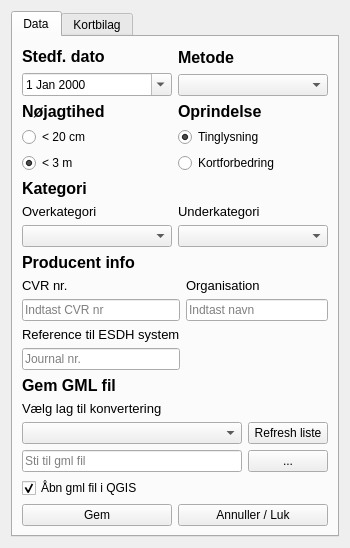
<?xml version="1.0" encoding="UTF-8"?>
<ui version="4.0">
 <class>Tinglysning</class>
 <widget class="QWidget" name="Tinglysning">
  <property name="geometry">
   <rect>
    <x>0</x>
    <y>0</y>
    <width>350</width>
    <height>548</height>
   </rect>
  </property>
  <property name="windowTitle">
   <string>GML til Tinglysning</string>
  </property>
  <layout class="QGridLayout" name="gridLayout_11">
   <item row="0" column="0">
    <widget class="QTabWidget" name="tabWidget">
     <property name="currentIndex">
      <number>0</number>
     </property>
     <widget class="QWidget" name="tab">
      <attribute name="title">
       <string>Data</string>
      </attribute>
      <layout class="QGridLayout" name="gridLayout_10">
       <item row="5" column="0" colspan="2">
        <layout class="QHBoxLayout" name="horizontalLayout_2">
         <item>
          <widget class="QPushButton" name="pushButton">
           <property name="text">
            <string>Gem</string>
           </property>
          </widget>
         </item>
         <item>
          <widget class="QPushButton" name="pushButton_2">
           <property name="text">
            <string>Annuller / Luk</string>
           </property>
          </widget>
         </item>
        </layout>
       </item>
       <item row="3" column="0" colspan="2">
        <layout class="QGridLayout" name="gridLayout_5">
         <item row="0" column="0">
          <widget class="QLabel" name="label_4">
           <property name="font">
            <font>
             <pointsize>12</pointsize>
             <weight>75</weight>
             <bold>true</bold>
            </font>
           </property>
           <property name="text">
            <string>Producent info</string>
           </property>
          </widget>
         </item>
         <item row="1" column="0">
          <layout class="QGridLayout" name="gridLayout_4">
           <item row="1" column="0">
            <widget class="QLineEdit" name="lineEdit">
             <property name="placeholderText">
              <string>Indtast CVR nr</string>
             </property>
            </widget>
           </item>
           <item row="0" column="1">
            <widget class="QLabel" name="label_6">
             <property name="font">
              <font>
               <pointsize>10</pointsize>
              </font>
             </property>
             <property name="text">
              <string>Organisation</string>
             </property>
            </widget>
           </item>
           <item row="0" column="0">
            <widget class="QLabel" name="label_5">
             <property name="font">
              <font>
               <pointsize>10</pointsize>
              </font>
             </property>
             <property name="text">
              <string>CVR nr.</string>
             </property>
            </widget>
           </item>
           <item row="1" column="1">
            <widget class="QLineEdit" name="lineEdit_2">
             <property name="text">
              <string/>
             </property>
             <property name="placeholderText">
              <string>Indtast navn</string>
             </property>
            </widget>
           </item>
           <item row="2" column="0">
            <widget class="QLabel" name="label_7">
             <property name="font">
              <font>
               <pointsize>10</pointsize>
              </font>
             </property>
             <property name="text">
              <string>Reference til ESDH system</string>
             </property>
            </widget>
           </item>
           <item row="3" column="0">
            <widget class="QLineEdit" name="lineEdit_3">
             <property name="text">
              <string/>
             </property>
             <property name="placeholderText">
              <string>Journal nr.</string>
             </property>
            </widget>
           </item>
          </layout>
         </item>
        </layout>
       </item>
       <item row="2" column="0" colspan="2">
        <layout class="QGridLayout" name="gridLayout_7">
         <item row="0" column="0">
          <widget class="QLabel" name="label_11">
           <property name="font">
            <font>
             <pointsize>12</pointsize>
             <weight>75</weight>
             <bold>true</bold>
            </font>
           </property>
           <property name="text">
            <string>Kategori</string>
           </property>
          </widget>
         </item>
         <item row="1" column="1">
          <layout class="QVBoxLayout" name="verticalLayout_2">
           <item>
            <widget class="QLabel" name="label_13">
             <property name="font">
              <font>
               <pointsize>10</pointsize>
              </font>
             </property>
             <property name="text">
              <string>Underkategori</string>
             </property>
            </widget>
           </item>
           <item>
            <widget class="QComboBox" name="comboBox_4"/>
           </item>
          </layout>
         </item>
         <item row="1" column="0">
          <layout class="QVBoxLayout" name="verticalLayout_3">
           <item>
            <widget class="QLabel" name="label_12">
             <property name="font">
              <font>
               <pointsize>10</pointsize>
              </font>
             </property>
             <property name="text">
              <string>Overkategori</string>
             </property>
            </widget>
           </item>
           <item>
            <widget class="QComboBox" name="comboBox_3"/>
           </item>
          </layout>
         </item>
        </layout>
       </item>
       <item row="0" column="0" colspan="2">
        <layout class="QGridLayout" name="gridLayout_8">
         <item row="0" column="0">
          <layout class="QGridLayout" name="gridLayout">
           <item row="1" column="0">
            <widget class="QDateEdit" name="dateEdit">
             <property name="calendarPopup">
              <bool>true</bool>
             </property>
            </widget>
           </item>
           <item row="0" column="0">
            <widget class="QLabel" name="label">
             <property name="font">
              <font>
               <pointsize>12</pointsize>
               <weight>75</weight>
               <bold>true</bold>
              </font>
             </property>
             <property name="text">
              <string>Stedf. dato</string>
             </property>
            </widget>
           </item>
          </layout>
         </item>
         <item row="0" column="1">
          <layout class="QGridLayout" name="gridLayout_3">
           <item row="0" column="0">
            <widget class="QLabel" name="label_9">
             <property name="font">
              <font>
               <pointsize>12</pointsize>
               <weight>75</weight>
               <bold>true</bold>
              </font>
             </property>
             <property name="text">
              <string>Metode</string>
             </property>
            </widget>
           </item>
           <item row="1" column="0">
            <widget class="QComboBox" name="comboBox"/>
           </item>
          </layout>
         </item>
        </layout>
       </item>
       <item row="1" column="0">
        <layout class="QGridLayout" name="gridLayout_2">
         <item row="0" column="0">
          <widget class="QLabel" name="label_2">
           <property name="font">
            <font>
             <pointsize>12</pointsize>
             <weight>75</weight>
             <bold>true</bold>
            </font>
           </property>
           <property name="text">
            <string>Nøjagtihed</string>
           </property>
          </widget>
         </item>
         <item row="1" column="0">
          <widget class="QRadioButton" name="radioButton">
           <property name="text">
            <string>&lt; 20 cm</string>
           </property>
           <attribute name="buttonGroup">
            <string notr="true">buttonGroup</string>
           </attribute>
          </widget>
         </item>
         <item row="2" column="0">
          <widget class="QRadioButton" name="radioButton_2">
           <property name="text">
            <string>&lt; 3 m</string>
           </property>
           <property name="checked">
            <bool>true</bool>
           </property>
           <attribute name="buttonGroup">
            <string notr="true">buttonGroup</string>
           </attribute>
          </widget>
         </item>
        </layout>
       </item>
       <item row="1" column="1">
        <layout class="QGridLayout" name="gridLayout_9">
         <item row="0" column="0">
          <widget class="QLabel" name="label_3">
           <property name="font">
            <font>
             <pointsize>12</pointsize>
             <weight>75</weight>
             <bold>true</bold>
            </font>
           </property>
           <property name="text">
            <string>Oprindelse</string>
           </property>
          </widget>
         </item>
         <item row="1" column="0">
          <widget class="QRadioButton" name="radioButton_3">
           <property name="text">
            <string>Tinglysning</string>
           </property>
           <property name="checked">
            <bool>true</bool>
           </property>
          </widget>
         </item>
         <item row="2" column="0">
          <widget class="QRadioButton" name="radioButton_4">
           <property name="text">
            <string>Kortforbedring</string>
           </property>
          </widget>
         </item>
        </layout>
       </item>
       <item row="4" column="0" colspan="2">
        <layout class="QGridLayout" name="gridLayout_6">
         <item row="4" column="2">
          <widget class="QPushButton" name="pushButton_3">
           <property name="text">
            <string>...</string>
           </property>
          </widget>
         </item>
         <item row="1" column="1">
          <widget class="QLabel" name="label_10">
           <property name="font">
            <font>
             <pointsize>10</pointsize>
            </font>
           </property>
           <property name="text">
            <string>Vælg lag til konvertering</string>
           </property>
          </widget>
         </item>
         <item row="4" column="1">
          <layout class="QHBoxLayout" name="horizontalLayout">
           <item>
            <widget class="QLineEdit" name="lineEdit_4">
             <property name="placeholderText">
              <string>Sti til gml fil</string>
             </property>
            </widget>
           </item>
          </layout>
         </item>
         <item row="0" column="1">
          <widget class="QLabel" name="label_8">
           <property name="font">
            <font>
             <pointsize>12</pointsize>
             <weight>75</weight>
             <bold>true</bold>
            </font>
           </property>
           <property name="text">
            <string>Gem GML fil</string>
           </property>
          </widget>
         </item>
         <item row="2" column="1">
          <widget class="QComboBox" name="comboBox_2"/>
         </item>
         <item row="5" column="1">
          <widget class="QCheckBox" name="checkBox_4">
           <property name="text">
            <string>Åbn gml fil i QGIS</string>
           </property>
           <property name="checked">
            <bool>true</bool>
           </property>
          </widget>
         </item>
         <item row="2" column="2">
          <widget class="QPushButton" name="pushButton_4">
           <property name="text">
            <string>Refresh liste</string>
           </property>
          </widget>
         </item>
        </layout>
       </item>
      </layout>
     </widget>
     <widget class="QWidget" name="tab_2">
      <attribute name="title">
       <string>Kortbilag</string>
      </attribute>
      <widget class="QGroupBox" name="groupBox_3">
       <property name="geometry">
        <rect>
         <x>0</x>
         <y>200</y>
         <width>325</width>
         <height>66</height>
        </rect>
       </property>
       <property name="font">
        <font>
         <pointsize>12</pointsize>
         <weight>75</weight>
         <bold>true</bold>
        </font>
       </property>
       <property name="title">
        <string>Målestok</string>
       </property>
       <layout class="QGridLayout" name="gridLayout_13">
        <item row="0" column="0">
         <layout class="QFormLayout" name="formLayout">
          <item row="0" column="0">
           <widget class="QLabel" name="label_17">
            <property name="font">
             <font>
              <pointsize>10</pointsize>
              <weight>50</weight>
              <bold>false</bold>
             </font>
            </property>
            <property name="text">
             <string>Målestoksforhold</string>
            </property>
           </widget>
          </item>
          <item row="0" column="1">
           <widget class="QLineEdit" name="lineEdit_8">
            <property name="font">
             <font>
              <pointsize>8</pointsize>
              <weight>50</weight>
              <bold>false</bold>
             </font>
            </property>
           </widget>
          </item>
         </layout>
        </item>
       </layout>
      </widget>
      <widget class="QWidget" name="layoutWidget">
       <property name="geometry">
        <rect>
         <x>10</x>
         <y>20</y>
         <width>301</width>
         <height>181</height>
        </rect>
       </property>
       <layout class="QGridLayout" name="gridLayout_12">
        <item row="0" column="0">
         <widget class="QGroupBox" name="groupBox">
          <property name="font">
           <font>
            <pointsize>12</pointsize>
            <weight>75</weight>
            <bold>true</bold>
           </font>
          </property>
          <property name="title">
           <string>Info</string>
          </property>
          <widget class="QLineEdit" name="lineEdit_7">
           <property name="geometry">
            <rect>
             <x>10</x>
             <y>140</y>
             <width>131</width>
             <height>20</height>
            </rect>
           </property>
           <property name="font">
            <font>
             <pointsize>8</pointsize>
             <weight>50</weight>
             <bold>false</bold>
            </font>
           </property>
          </widget>
          <widget class="QLineEdit" name="lineEdit_5">
           <property name="geometry">
            <rect>
             <x>10</x>
             <y>40</y>
             <width>131</width>
             <height>20</height>
            </rect>
           </property>
           <property name="font">
            <font>
             <pointsize>8</pointsize>
             <weight>50</weight>
             <bold>false</bold>
            </font>
           </property>
          </widget>
          <widget class="QLabel" name="label_14">
           <property name="geometry">
            <rect>
             <x>10</x>
             <y>20</y>
             <width>71</width>
             <height>16</height>
            </rect>
           </property>
           <property name="font">
            <font>
             <pointsize>10</pointsize>
             <weight>50</weight>
             <bold>false</bold>
            </font>
           </property>
           <property name="text">
            <string>Vedrørende</string>
           </property>
          </widget>
          <widget class="QLabel" name="label_16">
           <property name="geometry">
            <rect>
             <x>10</x>
             <y>120</y>
             <width>46</width>
             <height>13</height>
            </rect>
           </property>
           <property name="font">
            <font>
             <pointsize>10</pointsize>
             <weight>50</weight>
             <bold>false</bold>
            </font>
           </property>
           <property name="text">
            <string>Ejerlav</string>
           </property>
          </widget>
          <widget class="QLabel" name="label_15">
           <property name="geometry">
            <rect>
             <x>10</x>
             <y>70</y>
             <width>71</width>
             <height>16</height>
            </rect>
           </property>
           <property name="font">
            <font>
             <pointsize>10</pointsize>
             <weight>50</weight>
             <bold>false</bold>
            </font>
           </property>
           <property name="text">
            <string>Matrikelnre.</string>
           </property>
          </widget>
          <widget class="QLineEdit" name="lineEdit_6">
           <property name="geometry">
            <rect>
             <x>10</x>
             <y>90</y>
             <width>131</width>
             <height>20</height>
            </rect>
           </property>
           <property name="font">
            <font>
             <pointsize>8</pointsize>
             <weight>50</weight>
             <bold>false</bold>
            </font>
           </property>
          </widget>
         </widget>
        </item>
        <item row="0" column="1">
         <widget class="QGroupBox" name="groupBox_2">
          <property name="font">
           <font>
            <pointsize>12</pointsize>
            <weight>75</weight>
            <bold>true</bold>
           </font>
          </property>
          <property name="title">
           <string>Vælg format</string>
          </property>
          <widget class="QPushButton" name="pushButton_6">
           <property name="geometry">
            <rect>
             <x>10</x>
             <y>20</y>
             <width>131</width>
             <height>23</height>
            </rect>
           </property>
           <property name="font">
            <font>
             <pointsize>10</pointsize>
             <weight>50</weight>
             <bold>false</bold>
            </font>
           </property>
           <property name="text">
            <string>Vælg QGIS skabelon</string>
           </property>
          </widget>
          <widget class="QLineEdit" name="lineEdit_9">
           <property name="geometry">
            <rect>
             <x>10</x>
             <y>50</y>
             <width>131</width>
             <height>20</height>
            </rect>
           </property>
           <property name="font">
            <font>
             <pointsize>8</pointsize>
             <weight>50</weight>
             <bold>false</bold>
            </font>
           </property>
           <property name="placeholderText">
            <string>Vælg print skabelon</string>
           </property>
          </widget>
          <widget class="QCheckBox" name="checkBox_3">
           <property name="geometry">
            <rect>
             <x>20</x>
             <y>130</y>
             <width>91</width>
             <height>17</height>
            </rect>
           </property>
           <property name="font">
            <font>
             <pointsize>10</pointsize>
             <weight>50</weight>
             <bold>false</bold>
            </font>
           </property>
           <property name="text">
            <string>PNG</string>
           </property>
          </widget>
          <widget class="QCheckBox" name="checkBox">
           <property name="geometry">
            <rect>
             <x>20</x>
             <y>90</y>
             <width>91</width>
             <height>17</height>
            </rect>
           </property>
           <property name="font">
            <font>
             <pointsize>10</pointsize>
             <weight>50</weight>
             <bold>false</bold>
            </font>
           </property>
           <property name="text">
            <string>PDF</string>
           </property>
           <property name="checked">
            <bool>true</bool>
           </property>
          </widget>
          <widget class="QCheckBox" name="checkBox_2">
           <property name="geometry">
            <rect>
             <x>20</x>
             <y>110</y>
             <width>91</width>
             <height>17</height>
            </rect>
           </property>
           <property name="font">
            <font>
             <pointsize>10</pointsize>
             <weight>50</weight>
             <bold>false</bold>
            </font>
           </property>
           <property name="text">
            <string>JPEG</string>
           </property>
          </widget>
         </widget>
        </item>
       </layout>
      </widget>
      <widget class="QPushButton" name="pushButton_5">
       <property name="geometry">
        <rect>
         <x>229</x>
         <y>301</y>
         <width>91</width>
         <height>23</height>
        </rect>
       </property>
       <property name="text">
        <string>Generer kortbilag</string>
       </property>
      </widget>
     </widget>
    </widget>
   </item>
  </layout>
 </widget>
 <resources/>
 <connections/>
 <buttongroups>
  <buttongroup name="buttonGroup"/>
 </buttongroups>
</ui>
